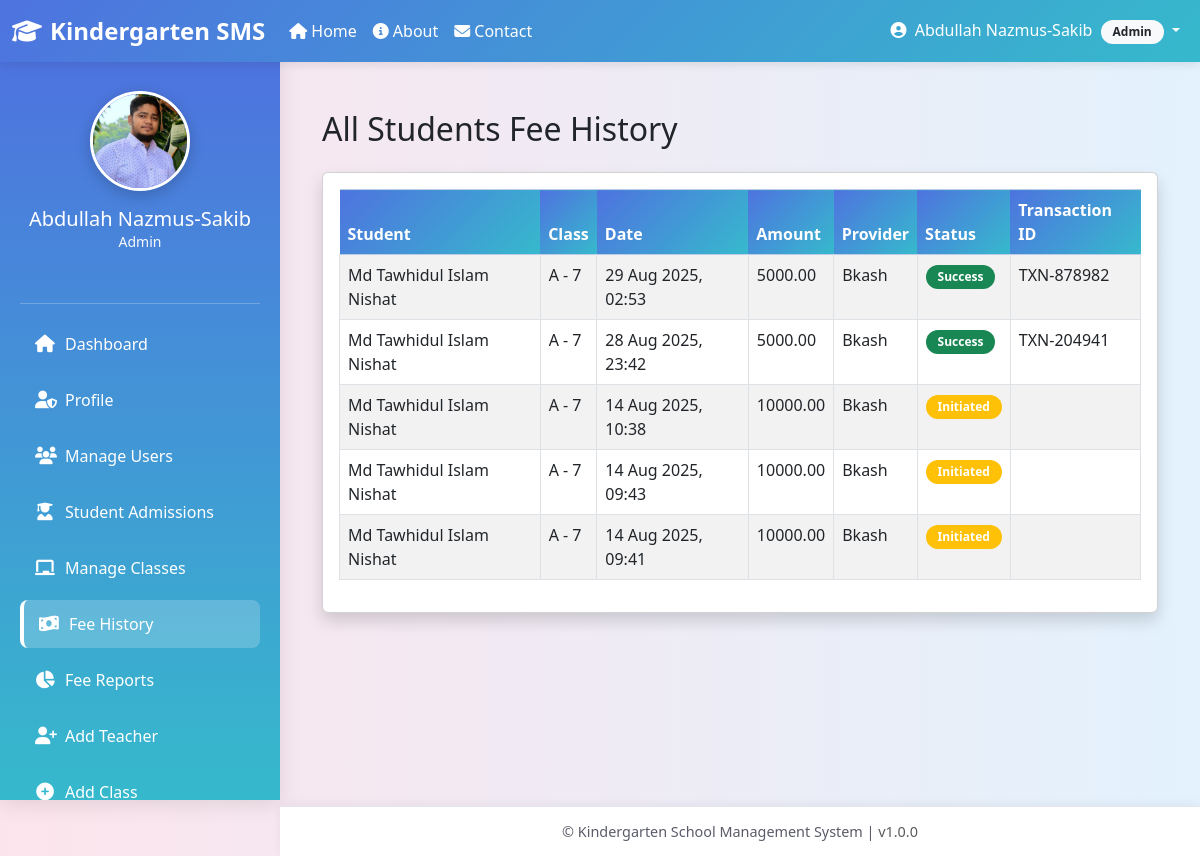
The page /admin_fee-history/ (signed in) on the database its author committed.
### core/models.py (models this page shows, shortened)
class User(AbstractUser):
    ROLE_CHOICES = (
        ("admin", "Admin"),
        ("teacher", "Teacher"),
        ("student", "Student"),
    )
    role = models.CharField(max_length=10, choices=ROLE_CHOICES)
    def is_admin(self):
        return self.role == 'admin'

class AdminProfile(models.Model):
    user = models.OneToOneField(User, on_delete=models.CASCADE, related_name='admin_profile')
    full_name = models.CharField(max_length=128, blank=True)
    designation = models.CharField(max_length=64, blank=True)
    office_email = models.EmailField(blank=True)
    date_of_birth = models.DateField(null=True, blank=True)
    joining_date = models.DateField(null=True, blank=True)
    national_id = models.CharField(max_length=32, blank=True)
    address = models.TextField(blank=True)
    phone = models.CharField(max_length=24, blank=True)
    emergency_contact = models.CharField(max_length=24, blank=True)
    photo = models.ImageField(upload_to='admin_photos/', blank=True, null=True)
    bio = models.TextField(blank=True)
    skills = models.TextField(blank=True)
    experience = models.TextField(blank=True)
    education = models.TextField(blank=True)
    languages = models.TextField(blank=True)
    hobbies = models.TextField(blank=True)
    social_media = models.TextField(blank=True)
    achievements = models.TextField(blank=True)
    certifications = models.TextField(blank=True)
    interests = models.TextField(blank=True)
    notes = models.TextField(blank=True)
    is_active = models.BooleanField(default=True)
    created_at = models.DateTimeField(auto_now_add=True, null=True)
    last_updated = models.DateTimeField(auto_now=True)

class PaymentTransaction(models.Model):
    PROVIDER_CHOICES = (
        ('bkash', 'Bkash'),
        ('nagad', 'Nagad'),
    )
    student = models.ForeignKey(StudentProfile, on_delete=models.CASCADE, null=True, blank=True)
    amount = models.DecimalField(max_digits=10, decimal_places=2)
    provider = models.CharField(max_length=16, choices=PROVIDER_CHOICES)
    status = models.CharField(max_length=16, default='initiated')
    transaction_id = models.CharField(max_length=128, blank=True)
    created_at = models.DateTimeField(auto_now_add=True)

class StudentProfile(models.Model):
    STATUS_CHOICES = (
        ('pending', 'Pending Approval'),
        ('active', 'Active'),
        ('rejected', 'Rejected'),
    )
    user = models.OneToOneField(User, on_delete=models.CASCADE, related_name='student_profile')
    full_name = models.CharField(max_length=128, blank=True)
    class_room = models.ForeignKey(ClassRoom, on_delete=models.SET_NULL, null=True, blank=True)
    date_of_birth = models.DateField(null=True, blank=True)
    address = models.TextField(blank=True)
    phone = models.CharField(max_length=24, blank=True)
    photo = models.ImageField(upload_to='student_photos/', blank=True, null=True)
    guardian_name = models.CharField(max_length=128, blank=True)
    guardian_relation = models.CharField(max_length=64, blank=True)
    guardian_email = models.EmailField(blank=True)
    guardian_phone = models.CharField(max_length=24, blank=True)
    admission_date = models.DateField(default=timezone.now)
    admission_fee_paid = models.BooleanField(default=False)
    status = models.CharField(max_length=16, choices=STATUS_CHOICES, default='pending')
    class Meta:
        verbose_name = "Student Profile"
        verbose_name_plural = "Student Profiles"
    def get_full_name(self):
        return self.full_name or f"{self.user.first_name} {self.user.last_name}"

class ClassRoom(models.Model):
    name = models.CharField(max_length=64, unique=True)   # Play, KG, One, Two…
    grade = models.CharField(max_length=32, blank=True)
    curriculum = models.TextField(blank=True)             # Curriculum details
    teacher = models.ForeignKey(
        'User',
        on_delete=models.SET_NULL,
        null=True, blank=True,
        limit_choices_to={'role': 'teacher'}
    )
    monthly_fee = models.DecimalField(max_digits=10, decimal_places=2, default=0.00)
    def __str__(self):
        return f"{self.grade} - {self.name}" if self.grade else self.name

### core/views.py (the view)
# urls.py: path("admin_fee-history/", views.admin_fee_history, name="admin_fee_history"),
@login_required
def admin_fee_history(request):
    if not request.user.is_admin():
        messages.error(request, "Permission denied.")
        return redirect("dashboard")
    payments = PaymentTransaction.objects.select_related("student").order_by("-created_at")
    return render(request, "admin/fee_history.html", {"payments": payments})

### core/templates/admin/fee_history.html (shortened to what this page needs)
{% extends "base.html" %}
{% block content %}
<div class="container mt-4">
    <h2 class="mb-4">All Students Fee History</h2>
    <div class="card shadow">
        <div class="card-body">
            {% if payments %}
                <table class="table table-bordered table-striped">
                    <thead class="table-primary">
                        <tr>
                            <th>Student</th>
                            <th>Class</th>
                            <th>Date</th>
                            <th>Amount</th>
                            <th>Provider</th>
                            <th>Status</th>
                            <th>Transaction ID</th>
                        </tr>
                    </thead>
                    <tbody>
                        {% for p in payments %}
                        <tr>
                            <td>{{ p.student.get_full_name }}</td>
                            <td>{{ p.student.class_room }}</td>
                            <td>{{ p.created_at|date:"d M Y, H:i" }}</td>
                            <td>{{ p.amount }}</td>
                            <td>{{ p.provider|title }}</td>
                            <td>
                                {% if p.status == "success" %}
                                    <span class="badge bg-success">Success</span>
                                {% elif p.status == "failed" %}
                                    <span class="badge bg-danger">Failed</span>
                                {% else %}
                                    <span class="badge bg-warning">{{ p.status|title }}</span>
                                {% endif %}
                            </td>
                            <td>{{ p.transaction_id }}</td>
                        </tr>
                        {% endfor %}
                    </tbody>
                </table>
            {% else %}
                <p class="text-muted">No payments found.</p>
            {% endif %}
        </div>
    </div>
</div>
{% endblock %}

### core/templates/base.html (shortened to what this page needs)
<!DOCTYPE html>
<html lang="en">
<head>
  <link href="https://cdn.jsdelivr.net/npm/bootstrap@5.3.0/dist/css/bootstrap.min.css" rel="stylesheet"/>
  <link rel="stylesheet" href="https://cdnjs.cloudflare.com/ajax/libs/font-awesome/6.4.0/css/all.min.css"/>
</head>
<body>
  <nav class="navbar navbar-expand-lg">
    <div class="container-fluid">
      <a class="navbar-brand" href="{% url 'homepage' %}">
        <i class="fas fa-graduation-cap me-2"></i>Kindergarten SMS
      </a>
      <div class="collapse navbar-collapse" id="navbarContent">
        <ul class="navbar-nav me-auto">
          <li class="nav-item">
            <a class="nav-link" href="{% url 'homepage' %}">
              <i class="fas fa-home me-1"></i>Home
            </a>
          </li>
          <li class="nav-item">
            <a class="nav-link" href="{% url 'about' %}">
              <i class="fas fa-info-circle me-1"></i>About
            </a>
          </li>
          <li class="nav-item">
            <a class="nav-link" href="{% url 'contact' %}">
              <i class="fas fa-envelope me-1"></i>Contact
            </a>
          </li>
        </ul>
        <ul class="navbar-nav">
          {% if request.user.is_authenticated %}
          <li class="nav-item dropdown">
            <a class="nav-link dropdown-toggle" href="#" id="userDropdown" role="button" data-bs-toggle="dropdown">
              <i class="fas fa-user-circle me-1"></i>
              {{ request.user.get_full_name|default:request.user.username }}
              <span class="badge bg-light text-dark ms-1">{{ request.user.role|title }}</span>
            </a>
          </li>
          {% endif %}
        </ul>
      </div>
    </div>
  </nav>
  {% if request.user.is_authenticated %}
  <div class="sidebar" id="sidebar">
    <div class="profile-section">
      {% if request.user.role == "student" and request.user.student_profile.photo %}
        <img src="{{ request.user.student_profile.photo.url }}" alt="Profile Picture" class="profile_pic" />
      {% elif request.user.role == "teacher" and request.user.teacher_profile.photo %}
        <img src="{{ request.user.teacher_profile.photo.url }}" alt="Profile Picture" class="profile_pic" />
      {% elif request.user.role == "admin" and request.user.admin_profile.photo %}
        <img src="{{ request.user.admin_profile.photo.url }}" alt="Profile Picture" class="profile_pic" />
      {% else %}
        <img src="https://via.placeholder.com/100?text={{ request.user.role|first|upper }}" alt="Profile Picture" class="profile_pic" />
      {% endif %}
      <h5 class="mt-3 mb-0 text-white">{{ request.user.get_full_name|default:request.user.username }}</h5>
      <p class="text-light small mb-3">{{ request.user.role|title }}</p>
    </div>
    <hr class="border-light">
    {% if request.user.role == "student" %}
      <a href="{% url 'dashboard' %}" class="{% if request.resolver_match.url_name == 'dashboard' %}active{% endif %}">
        <i class="fas fa-home"></i>
        <span class="sidebar-text">Dashboard</span>
      </a>
      <a href="{% url 'student_profile' %}" class="{% if request.resolver_match.url_name == 'student_profile' %}active{% endif %}">
        <i class="fas fa-user"></i>
        <span class="sidebar-text">Profile</span>
      </a>
      <a href="{% url 'student_homeworks' %}" class="{% if request.resolver_match.url_name == 'student_homeworks' %}active{% endif %}">
        <i class="fas fa-tasks"></i>
        <span class="sidebar-text">My Homeworks</span>
      </a>
      <a href="{% url 'pay_monthly_fee' %}" class="{% if request.resolver_match.url_name == 'pay_monthly_fee' %}active{% endif %}">
        <i class="fas fa-credit-card"></i>
        <span class="sidebar-text">Pay Fee</span>
      </a>
      <a href="{% url 'student_fee_history' %}" class="{% if request.resolver_match.url_name == 'student_fee_history' %}active{% endif %}">
        <i class="fas fa-history"></i>
        <span class="sidebar-text">Fee History</span>
      </a>
      <a href="#">
        <i class="fas fa-calendar-check"></i>
        <span class="sidebar-text">Attendance</span>
      </a>
      <a href="#">
        <i class="fas fa-chart-bar"></i>
        <span class="sidebar-text">Progress Report</span>
      </a>
    {% elif request.user.role == "admin" %}
      <a href="{% url 'dashboard' %}" class="{% if request.resolver_match.url_name == 'dashboard' %}active{% endif %}">
        <i class="fas fa-home"></i>
        <span class="sidebar-text">Dashboard</span>
      </a>
      <a href="{% url 'admin_profile' %}" class="{% if request.resolver_match.url_name == 'admin_profile' %}active{% endif %}">
        <i class="fas fa-user-shield"></i>
        <span class="sidebar-text">Profile</span>
      </a>
      <a href="{% url 'manage_users_by_admin' %}" class="{% if request.resolver_match.url_name == 'manage_users_by_admin' %}active{% endif %}">
        <i class="fas fa-users"></i>
        <span class="sidebar-text">Manage Users</span>
      </a>
      <a href="{% url 'admissions_manage_by_admin' %}" class="{% if request.resolver_match.url_name == 'admissions_manage_by_admin' %}active{% endif %}">
        <i class="fas fa-user-graduate"></i>
        <span class="sidebar-text">Student Admissions</span>
      </a>
      <a href="{% url 'manage_classes_by_admin' %}" class="{% if request.resolver_match.url_name == 'manage_classes_by_admin' %}active{% endif %}">
        <i class="fas fa-chalkboard"></i>
        <span class="sidebar-text">Manage Classes</span>
      </a>
      <a href="{% url 'admin_fee_history' %}" class="{% if request.resolver_match.url_name == 'admin_fee_history' %}active{% endif %}">
        <i class="fas fa-money-bill-wave"></i>
        <span class="sidebar-text">Fee History</span>
      </a>
      <a href="{% url 'fee_report_by_admin' %}" class="{% if request.resolver_match.url_name == 'fee_report_by_admin' %}active{% endif %}">
        <i class="fas fa-chart-pie"></i>
        <span class="sidebar-text">Fee Reports</span>
      </a>
      <a href="{% url 'add_teacher_by_admin' %}" class="{% if request.resolver_match.url_name == 'add_teacher_by_admin' %}active{% endif %}">
        <i class="fas fa-user-plus"></i>
        <span class="sidebar-text">Add Teacher</span>
      </a>
      <a href="{% url 'add_class_by_admin' %}" class="{% if request.resolver_match.url_name == 'add_class_by_admin' %}active{% endif %}">
        <i class="fas fa-plus-circle"></i>
        <span class="sidebar-text">Add Class</span>
      </a>
    {% endif %}
  </div>
  {% endif %}
  <div class="{% if request.user.is_authenticated %}main-content{% else %}main-content full-width{% endif %}" id="mainContent">
    {% block content %}{% endblock %}
  </div>
  <footer class="{% if not request.user.is_authenticated %}full-width{% endif %}" id="footer">
    &copy; {{ now|date:"Y" }} Kindergarten School Management System |
    <span class="text-muted">v1.0.0</span>
  </footer>
</body>
</html>

### core/templates/base.html (style rules this page uses)
:root { --primary-color: #4e73df; --secondary-color: #f48fb1; --success-color: #1cc88a; --info-color: #36b9cc; --warning-color: #f6c23e; --danger-color: #e74a3b; --light-color: #f8f9fc; --dark-color: #5a5c69; }
body { background: linear-gradient(to right, #fce4ec, #e3f2fd); font-family: "Segoe UI", Tahoma, Geneva, Verdana, sans-serif; margin: 0; padding: 0; min-height: 100vh; }
.navbar { background: linear-gradient(135deg, var(--primary-color) 0%, var(--info-color) 100%) !important; position: fixed; top: 0; left: 0; right: 0; z-index: 1030; box-shadow: 0 2px 10px rgba(0, 0, 0, 0.1); }
.navbar-brand { font-weight: bold; color: #ffffff !important; font-size: 1.5rem; }
.nav-link { color: #fff !important; font-weight: 500; transition: all 0.3s ease; }
.sidebar { background: linear-gradient(180deg, var(--primary-color) 0%, var(--info-color) 100%); box-shadow: 0 4px 20px rgba(0, 0, 0, 0.1); padding: 20px; height: calc(100vh - 56px); position: fixed; top: 56px; left: 0; width: 280px; overflow-y: auto; transition: all 0.3s ease; }
.profile-section { text-align: center; padding: 15px 0; margin-bottom: 20px; }
.profile_pic { width: 100px; height: 100px; border-radius: 50%; object-fit: cover; border: 3px solid #fff; box-shadow: 0 4px 15px rgba(0, 0, 0, 0.2); transition: transform 0.3s ease; }
.sidebar a { display: flex; align-items: center; padding: 12px 15px; color: #fff; text-decoration: none; border-radius: 8px; font-weight: 500; transition: all 0.3s ease; margin-bottom: 8px; }
.sidebar a.active { background-color: rgba(255, 255, 255, 0.2); border-left: 4px solid #fff; }
.sidebar i { width: 20px; text-align: center; margin-right: 10px; font-size: 1.1rem; }
.main-content { margin-top: 56px; margin-left: 280px; padding: 30px; min-height: calc(100vh - 106px); transition: all 0.3s ease; }
footer { position: fixed; bottom: 0; left: 280px; right: 0; height: 50px; background-color: #ffffff; text-align: center; line-height: 50px; font-size: 0.9rem; color: var(--dark-color); border-top: 1px solid #e3e6f0; box-shadow: 0 -2px 10px rgba(0, 0, 0, 0.05); transition: all 0.3s ease; z-index: 1000; }
.badge { border-radius: 20px; padding: 6px 12px; font-weight: 600; }
.table th { background: linear-gradient(135deg, var(--primary-color) 0%, var(--info-color) 100%); color: white; font-weight: 600; border: none; }

### rows shown on the page
User: user.get_full_name "Abdullah Nazmus-Sakib", user.role "Admin", user.admin_profile.photo (picture)
PaymentTransaction: student.get_full_name "Md Tawhidul Islam Nishat", student.class_room "A - 7", created_at "29 Aug 2025, 02:53", amount "5000.00", provider "Bkash", status "Success", transaction_id "TXN-878982"
PaymentTransaction: student.get_full_name "Md Tawhidul Islam Nishat", student.class_room "A - 7", created_at "28 Aug 2025, 23:42", amount "5000.00", provider "Bkash", status "Success", transaction_id "TXN-204941"
PaymentTransaction: student.get_full_name "Md Tawhidul Islam Nishat", student.class_room "A - 7", created_at "14 Aug 2025, 10:38", amount "10000.00", provider "Bkash", status "Initiated"
PaymentTransaction: student.get_full_name "Md Tawhidul Islam Nishat", student.class_room "A - 7", created_at "14 Aug 2025, 09:43", amount "10000.00", provider "Bkash", status "Initiated"
PaymentTransaction: student.get_full_name "Md Tawhidul Islam Nishat", student.class_room "A - 7", created_at "14 Aug 2025, 09:41", amount "10000.00", provider "Bkash", status "Initiated"
